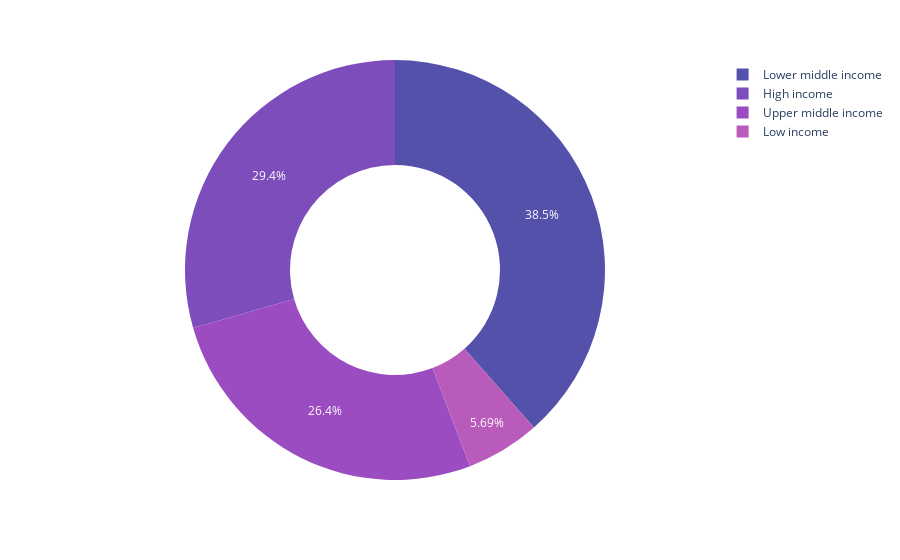

Notebook source saved alongside this figure:
### Code cell
fig = px.pie(dem, values="Count", names="Classification",
             color_discrete_sequence=px.colors.sequential.Plasma,
             opacity=0.7, hole=0.5)
fig.show()

### Figure 1 — Plotly figure (JSON) as saved in the notebook; plotly's stock layout.template omitted (floating-point values rounded to 4 significant figures)
{"data": [{"domain": {"x": [0, 1], "y": [0, 1]}, "hole": 0.5, "hovertemplate": "Classification=%{label}<br>Count=%{value}<extra></extra>", "labels": ["Lower middle income", "High income", "Upper middle income", "Low income"], "legendgroup": "", "name": "", "opacity": 0.7, "showlegend": true, "type": "pie", "values": [309769, 236951, 212237, 45792]}], "layout": {"legend": {"tracegroupgap": 0}, "margin": {"t": 60}, "piecolorway": ["#0d0887", "#46039f", "#7201a8", "#9c179e", "#bd3786", "#d8576b", "#ed7953", "#fb9f3a", "#fdca26", "#f0f921"]}}
